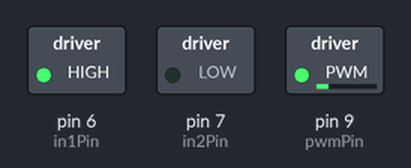
The sketch below on a simulated Arduino Uno, built with avr-gcc and run on an emulated ATmega328P. Parts: switched loads named in the sketch (green lamp = pin HIGH).

Above: at 0.05 s.
At 3.0 s:
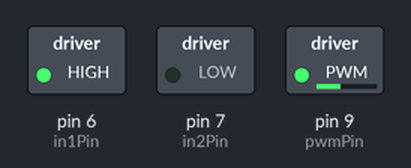
At 6.0 s:
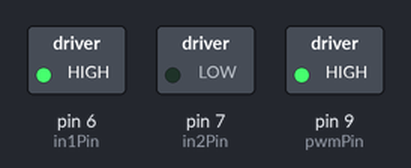
Timing chart, 0 to 7.8 s (numbered marks = the images above):
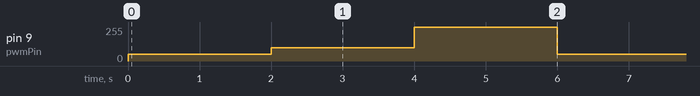

The sketch:

Motor_Speed.ino
```cpp
int in1Pin = 6;
int in2Pin = 7;
int pwmPin = 9;

void setup() {
  pinMode(pwmPin, OUTPUT);
  pinMode(in1Pin, OUTPUT);
  pinMode(in2Pin, OUTPUT);

  SetDirection(0);
  analogWrite(pwmPin, 0);
}

void loop() {
  analogWrite(pwmPin, 50);
  delay(2000);
  analogWrite(pwmPin, 100);
  delay(2000);
  analogWrite(pwmPin, 255);
  delay(2000);
}

void SetDirection(int dir){
  if (dir == 0){
    digitalWrite(in1Pin, HIGH);
    digitalWrite(in2Pin, LOW);
  } else if (dir == 1){
    digitalWrite(in1Pin, LOW);
    digitalWrite(in2Pin, HIGH);
  }
}
```

Measured:
- by itself, pin 9 (pwmPin): repeats every 6.0 s: 100/255 2.0 s, 255/255 2.0 s, 50/255 2.0 s
